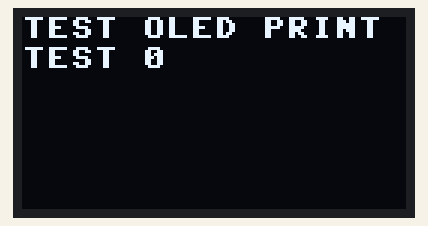
Bench run of a program on a simulated ESP8266 board running MicroPython. On the bench: 128×64 one-colour display. At 7.4 s the program stops and its outputs stay as they are.

Above: at 0.21 s.
At 1.9 s:
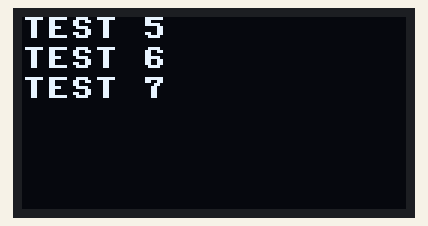
At 3.2 s:
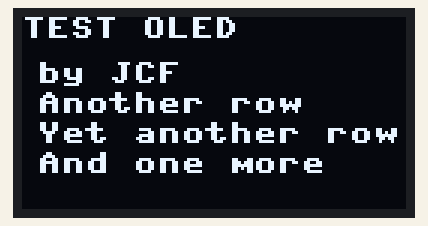
At 4.2 s:
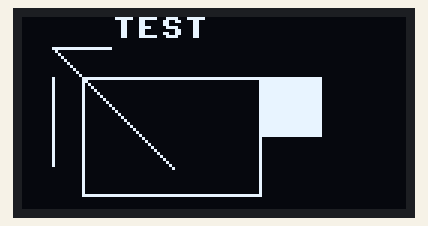
At 5.4 s:
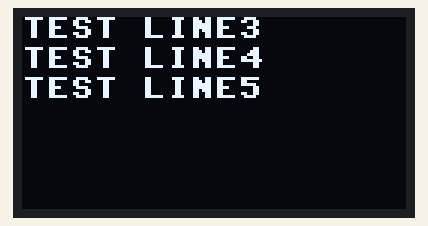
At 6.4 s:
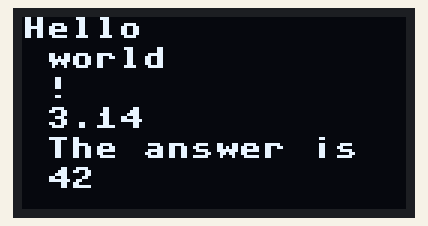

Measured:
- what the display in image 1 shows lasts 1.2 s, from 1.9 s to 3.1 s
- what the display in image 2 shows lasts 1.1 s, from 3.1 s to 4.2 s
- what the display in image 4 shows lasts 1.1 s, from 5.3 s to 6.4 s

The program:

OLED_SH1106_02.py
```python
# (licence header left out)
# spi = SPI(1, baudrate=1000000)
# display = sh1106.SH1106_SPI(128, 64, spi, Pin(5), Pin(2), Pin(4))
# display.sleep(False)
# display.fill(0)
# display.text('Testing 1', 0, 0, 1)
# display.show()
#
# --------------- I2C ------------------
#
# Pin Map I2C
#   - 3v - xxxxxx   - Vcc
#   - G  - xxxxxx   - Gnd
#   - D2 - GPIO 5   - SCK / SCL
#   - D1 - GPIO 4   - DIN / SDA
#   - D0 - GPIO 16  - Res
#   - G  - xxxxxx     CS
#   - G  - xxxxxx     D/C
#
# Pin's for I2C can be set almost arbitrary
#
# from machine import Pin, I2C
# import sh1106
#
# i2c = I2C(scl=Pin(5), sda=Pin(4), freq=400000)
# display = sh1106.SH1106_I2C(128, 64, i2c, Pin(16), 0x3c)
# display.sleep(False)
# display.fill(0)
# display.text('Testing 1', 0, 0, 1)
# display.show()

# The actual text output or drawing functions are done by the framebuf class!


from micropython import const
import utime as time
import framebuf


# a few register definitions
_SET_CONTRAST        = const(0x81)
_SET_NORM_INV        = const(0xa6)
_SET_DISP            = const(0xae)
_SET_SCAN_DIR        = const(0xc0)
_SET_SEG_REMAP       = const(0xa0)
_LOW_COLUMN_ADDRESS  = const(0x00)
_HIGH_COLUMN_ADDRESS = const(0x10)
_SET_PAGE_ADDRESS    = const(0xB0)


class SH1106:
    def __init__(self, width, height, external_vcc, rotate=0):
        self.width = width
        self.height = height
        self.external_vcc = external_vcc
        self.flip_en = rotate == 180 or rotate == 270
        self.rotate90 = rotate == 90 or rotate == 270
        self.pages = self.height // 8
        self.bufsize = self.pages * self.width
        self.renderbuf = bytearray(self.bufsize)
        if self.rotate90:
            self.displaybuf = bytearray(self.bufsize)
            # HMSB is required to keep the bit order in the render buffer
            # compatible with byte-for-byte remapping to the display buffer,
            # which is in VLSB. Else we'd have to copy bit-by-bit!
            fb = framebuf.FrameBuffer(self.renderbuf, self.height, self.width,
                                      framebuf.MONO_HMSB)
        else:
            self.displaybuf = self.renderbuf
            fb = framebuf.FrameBuffer(self.renderbuf, self.width, self.height,
                                      framebuf.MONO_VLSB)

        # flip() was called rotate() once, provide backwards compatibility.
        self.rotate = self.flip

        # set shortcuts for the methods of framebuf
        self.fill = fb.fill
        self.fill_rect = fb.fill_rect
        self.hline = fb.hline
        self.vline = fb.vline
        self.line = fb.line
        self.rect = fb.rect
        self.pixel = fb.pixel
        self.scroll = fb.scroll
        self.text = fb.text
        self.blit = fb.blit

        self.init_display()

        # added JCF:
        self.currentline = 0
        self.maxline = 5

    def init_display(self):
        self.reset()
        self.fill(0)
        self.poweron()
        # rotate90 requires a call to flip() for setting up.
        self.flip(self.flip_en)

    def poweroff(self):
        self.write_cmd(_SET_DISP | 0x00)

    def poweron(self):
        self.write_cmd(_SET_DISP | 0x01)

    def flip(self, flag=None, update=True):
        if flag is None:
            flag = not self.flip_en
        mir_v = flag ^ self.rotate90
        mir_h = flag
        self.write_cmd(_SET_SEG_REMAP | (0x01 if mir_v else 0x00))
        self.write_cmd(_SET_SCAN_DIR | (0x08 if mir_h else 0x00))
        self.flip_en = flag
        if update:
            self.show()

    def sleep(self, value):
        self.write_cmd(_SET_DISP | (not value))

    def contrast(self, contrast):
        self.write_cmd(_SET_CONTRAST)
        self.write_cmd(contrast)

    def invert(self, invert):
        self.write_cmd(_SET_NORM_INV | (invert & 1))

    def show(self):
        # self.* lookups in loops take significant time (~4fps).
        (w, p, db, rb) = (self.width, self.pages,
                          self.displaybuf, self.renderbuf)
        if self.rotate90:
            for i in range(self.bufsize):
                db[w * (i % p) + (i // p)] = rb[i]
        for page in range(self.height // 8):
            self.write_cmd(_SET_PAGE_ADDRESS | page)
            self.write_cmd(_LOW_COLUMN_ADDRESS | 2)
            self.write_cmd(_HIGH_COLUMN_ADDRESS | 0)
            self.write_data(db[(w*page):(w*page+w)])

    def reset(self, res):
        if res is not None:
            res(1)
            time.sleep_ms(1)
            res(0)
            time.sleep_ms(20)
            res(1)
            time.sleep_ms(20)

#-------------------------------------------------------------
# added by jean-claude.feltes@education.lu:
    def write_line(self, text, line):
        '''write text to OLED into line 0...5'''
        self.text(text, 0, line * 10)
        self.show()


    def print(self, text):
        '''print string s to OLED and automatically go to next row
           with clear before line 0'''
        if self.currentline == 0:
            self.fill(0)
        self.write_line(text,  self.currentline )
        self.currentline += 1
        if self.currentline > self.maxline:
            self.currentline = 0


    def print_s(self, s, separator = '\t'):
        '''print string s to OLED
        s -> multiple rows, separated by '\t'   '''

        sarray = s.split(separator)
        self.fill(0)
        self.currentline = 0
        for item in sarray:
            #self.print(item)
            self.text(item, 0, self.currentline * 10)
            self.currentline += 1
            if self.currentline > self.maxline:
                self.currentline = 0
        self.show()

    def clear(self):
        self.fill(0)

#----------------------------------------------------------------
class SH1106_I2C(SH1106):
    def __init__(self, width, height, i2c, res=None, addr=0x3c,
                 rotate=0, external_vcc=False):
        self.i2c = i2c
        self.addr = addr
        self.res = res
        self.temp = bytearray(2)
        if res is not None:
            res.init(res.OUT, value=1)
        super().__init__(width, height, external_vcc, rotate)

    def write_cmd(self, cmd):
        self.temp[0] = 0x80  # Co=1, D/C#=0
        self.temp[1] = cmd
        self.i2c.writeto(self.addr, self.temp)

    def write_data(self, buf):
        self.i2c.writeto(self.addr, b'\x40'+buf)

    def reset(self):
        super().reset(self.res)


class SH1106_SPI(SH1106):
    def __init__(self, width, height, spi, dc, res=None, cs=None,
                 rotate=0, external_vcc=False):
        self.rate = 10 * 1000 * 1000
        dc.init(dc.OUT, value=0)
        if res is not None:
            res.init(res.OUT, value=0)
        if cs is not None:
            cs.init(cs.OUT, value=1)
        self.spi = spi
        self.dc = dc
        self.res = res
        self.cs = cs
        super().__init__(width, height, external_vcc, rotate)

    def write_cmd(self, cmd):
        self.spi.init(baudrate=self.rate, polarity=0, phase=0)
        if self.cs is not None:
            self.cs(1)
            self.dc(0)
            self.cs(0)
            self.spi.write(bytearray([cmd]))
            self.cs(1)
        else:
            self.dc(0)
            self.spi.write(bytearray([cmd]))

    def write_data(self, buf):
        self.spi.init(baudrate=self.rate, polarity=0, phase=0)
        if self.cs is not None:
            self.cs(1)
            self.dc(1)
            self.cs(0)
            self.spi.write(buf)
            self.cs(1)
        else:
            self.dc(1)
            self.spi.write(buf)

    def reset(self):
        super().reset(self.res)
#----------------------------------------------------------------------------------------------------------

if __name__ == "__main__":
    from machine import Pin, I2C
    import time


    i2c = I2C(0, scl=Pin(9), sda=Pin(8))
    oled = SH1106_I2C(128, 64, i2c)

    def test1():
        oled.clear()
        oled.print("TEST OLED PRINT")
        for i in range(0,8):
            #oled.print_line("TEST " + str(i))
            oled.print("TEST " + str(i))
            time.sleep(0.2)
            oled.show()

    def test2():
        oled.clear()

        oled.text("TEST OLED", 0, 0)      # text, x, y, colour (1 = white)
        #oled.text("TEST OLED",5,5)
        oled.text("by JCF",5,15)
        oled.text("Another row", 5, 25)
        oled.text("Yet another row", 5, 35)
        oled.text("And one more", 5, 45)
        oled.show()


    def test3():
        oled.clear()
        oled.text("TEST ", 30, 0)
        oled.hline(10,10, 20, 1)
        oled.vline(10, 20, 30, 1)
        oled.line(10, 10, 50, 50, 1)
        oled.rect(20, 20, 60, 40, 1)
        oled.fill_rect(80, 20, 20, 20, 1)
        oled.show()


    def test4():
        oled.clear()
        for i in range(0,6):
            #oled.print_line("TEST LINE" + str(i))
            oled.print("TEST LINE" + str(i))
        oled.show()

    def test5():
        s = "Hello \t world \t ! \t 3.14     \t The answer is \t 42"
        oled.print_s(s)
        '''
        time.sleep(1)
        s = "123456789 \t ! \t 3.14     \t The answer is \t 42\t Hitchhiker"
        oled.print_s(s)
        '''

    def test_all():
        test1()
        time.sleep(1)
        test2()
        time.sleep(1)
        test3()
        time.sleep(1)
        test4()
        time.sleep(1)
        test5()
        time.sleep(1)


    test_all()
    #test5()
    
```
